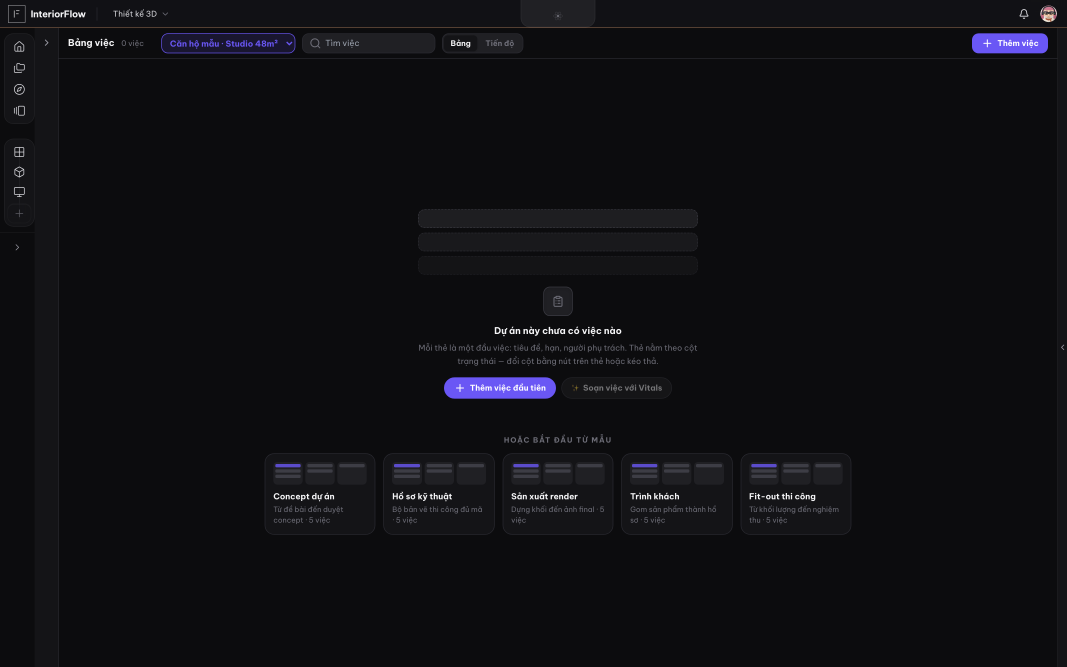
#> input picture anh-luot5/01-gantt-HONG.png, 3200 x 2000 px (shown at 1/3 size)
$ python nhuom-anh-the.py ../anh-luot5/01-gantt-HONG.png
#> lines starting #> are read from the running program, lines starting #| are printed output that depends on the picture
#!/usr/bin/env python3
"""
scripts/nhuom-anh-the.py — LỚP LỌC ĐIỆN ẢNH theo ASC CDL, có CHUẨN HOÁ THÍCH ỨNG.

Hoà 29/08: *"search công thức filter ảnh trên mạng, range xác suất chạy dài nhiều trường hợp
sáng tối khác nhau, đảm bảo filter khi áp vào phải đẹp và hợp cho từng trường hợp."*

━━ CÔNG THỨC LẤY TỪ ĐÂU, KHÔNG PHẢI TÔI NGHĨ RA ━━━━━━━━━━━━━━━━━━━━━━━━━━━━━━━━━━━━━━━━━━━━━━
**ASC CDL** (American Society of Cinematographers — Color Decision List) là chuẩn chỉnh màu của
ngành phim, được mọi hệ chỉnh màu chuyên nghiệp nhận. Đúng một dòng cho mỗi kênh R/G/B:

        ra = (slope × vào + offset) ^ power

  · slope  = gain, kéo VÙNG SÁNG
  · offset = lift, nâng VÙNG TỐI
  · power  = gamma, uốn VÙNG GIỮA
rồi một bước bão hoà chung, dùng trọng số sáng Rec.709: `0.2126·R + 0.7152·G + 0.0722·B`.
Ba tham số × ba kênh + một bão hoà = 10 số, và đó là toàn bộ ngôn ngữ chỉnh màu điện ảnh.
Nguồn: pomfort.com/article/an-in-depth-look-at-asc-cdl-based-color-controls · docs.red.com CDL.

━━ VÌ SAO PHẢI CHUẨN HOÁ TRƯỚC KHI NHUỘM ━━━━━━━━━━━━━━━━━━━━━━━━━━━━━━━━━━━━━━━━━━━━━━━━━━━━━
Đây là chỗ bản trước của tôi sai, và là đúng điều Hoà bắt: **một bộ số cố định không thể hợp
cho mọi ảnh.** Đo trên 24 ảnh thật: độ sáng trung bình trải từ **64 đến 170**, tương phản từ
**41 đến 102**. Áp cùng một grade lên cả dải đó thì ảnh vốn tối thành đen kịt, ảnh vốn sáng
thành bệt trắng — nhuộm chỉ ĐẨY, nó không biết ảnh đang đứng ở đâu.

Cách của phòng tối thật là hai bước, và thứ tự không đảo được:
  ① **CHUẨN HOÁ** (thích ứng — mỗi ảnh một bộ số): tìm điểm đen và điểm trắng THẬT của ảnh
     bằng phân vị 0,5% / 99,5% rồi kéo về cùng một mốc. Dùng phân vị chứ không dùng min/max vì
     một điểm nhiễu duy nhất cũng đủ làm hỏng min/max. Sau bước này mọi ảnh đứng cùng vạch.
  ② **NHUỘM** (cố định — mọi ảnh một bộ số): giờ mới áp CDL sáng tạo được, vì "kéo vùng tối
     ngả xanh" nay có nghĩa như nhau trên mọi tấm.

━━ MƯỜI SỐ SÁNG TẠO, mỗi số một lý do ━━━━━━━━━━━━━━━━━━━━━━━━━━━━━━━━━━━━━━━━━━━━━━━━━━━━━━━━
Tông chọn là **lạnh-ở-bóng / ấm-ở-sáng** — cách phân loại màu phổ biến nhất của phim, vì mắt
người đọc hai đầu dải ngả ngược chiều nhau thành CHIỀU SÂU. Kéo cùng chiều là ra ảnh ố.
  · offset  R −0.014 · G −0.004 · B +0.020  → bóng ngả xanh mực (khớp token nền `--bg`)
  · slope   R  1.030 · G  1.008 · B  0.966  → sáng ngả kem (khớp token chữ `--t1`)
  · power   1.04 cả ba kênh                 → hạ nhẹ vùng giữa, giữ điểm đen
  · bão hoà 0.72                            → đủ để ảnh 6 nguồn khác nhau đứng cạnh nhau

━━ CHẠY ━━━━━━━━━━━━━━━━━━━━━━━━━━━━━━━━━━━━━━━━━━━━━━━━━━━━━━━━━━━━━━━━━━━━━━━━━━━━━━━━━━━━━━
    python3 scripts/nhuom-anh-the.py <vào.jpg> <ra.jpg> [--rong 900]
    python3 scripts/nhuom-anh-the.py --thu  <vào.jpg>      # ảnh trước/sau để soi mắt
    python3 scripts/nhuom-anh-the.py --quet <thư mục>      # CHẠY DẢI: chứng minh nó hợp mọi ca
"""
import sys, os

try:
    import numpy as np
    from PIL import Image
except ImportError:
    print("Cần Pillow và numpy: python3 -m pip install Pillow numpy", file=sys.stderr)
    sys.exit(2)

# ── ① chuẩn hoá thích ứng ──────────────────────────────────────────────────────────────────
PHAN_VI = (0.5, 99.5)      # điểm đen / điểm trắng, bỏ 0,5% đuôi mỗi bên
MOC_DEN, MOC_TRANG = 0.030, 0.955   # kéo về đây; chừa 3% để không có điểm đen tuyệt đối
KEO_TOI_DA = 2.6           # trần hệ số kéo — ảnh mù sương thật thì đừng ép thành tương phản giả
# 🔴 THÊM SAU LẦN CHẠY DẢI ĐẦU. Chuẩn hoá điểm đen/trắng KHÔNG đủ: nó neo hai ĐẦU dải, còn
# VÙNG GIỮA vẫn ở đâu tuỳ ảnh. Đo được: độ trải độ sáng 27,5 → **29,0** — rộng ra chứ không
# hẹp lại. Một tấm toàn trời vẫn sáng, một tấm toàn bóng đổ vẫn tối, dù hai đầu đã khớp.
# ⇒ Thêm nhịp khớp vùng giữa bằng gamma thích ứng: chọn g sao cho độ sáng trung bình rơi về
# MOC_GIUA. Đây là "khớp phơi sáng" của phòng tối, không phải mẹo.
# Kẹp g trong [0.72, 1.40]: quá tay thì ảnh đêm bị kéo thành ảnh ngày — sai sự thật của tấm ảnh,
# và đó là ranh giới giữa CHỈNH MÀU và BỊA.
MOC_GIUA = 0.455
GAMMA_KEP = (0.72, 1.40)

# ── ② CDL sáng tạo, cố định ────────────────────────────────────────────────────────────────
SLOPE = np.array([1.030, 1.008, 0.966])
OFFSET = np.array([-0.014, -0.004, 0.020])
POWER = np.array([1.04, 1.04, 1.04])
BAO_HOA = 0.72
LUMA_709 = np.array([0.2126, 0.7152, 0.0722])
HAT = 0.016   # hạt phim, độ lệch chuẩn theo thang 0–1


def chuan_hoa(x: "np.ndarray") -> "np.ndarray":
    """Kéo điểm đen/trắng THẬT của ảnh về cùng một mốc. Bước duy nhất khác nhau giữa các ảnh."""
    l = x @ LUMA_709
    den, trang = np.percentile(l, PHAN_VI[0]), np.percentile(l, PHAN_VI[1])
    if trang - den < 1e-4:
        return x
    keo = min(KEO_TOI_DA, (MOC_TRANG - MOC_DEN) / (trang - den))
    y = np.clip((x - den) * keo + MOC_DEN, 0, 1)

    # khớp vùng giữa — gamma thích ứng đưa độ sáng trung bình về cùng một mốc
    m = float((y @ LUMA_709).mean())
    if 0.02 < m < 0.98:
        g = float(np.clip(np.log(MOC_GIUA) / np.log(m), *GAMMA_KEP))
        y = np.clip(y, 0, 1) ** g
    return y


def cdl(x: "np.ndarray") -> "np.ndarray":
    """ASC CDL: ra = (slope·vào + offset)^power, rồi bão hoà theo trọng số Rec.709."""
    y = np.clip(x * SLOPE + OFFSET, 0, 1) ** POWER
    l = (y @ LUMA_709)[..., None]
    return np.clip(l + BAO_HOA * (y - l), 0, 1)


def nhuom(im: "Image.Image", hat: bool = True) -> "Image.Image":
    x = np.asarray(im.convert("RGB"), dtype=np.float32) / 255.0
    y = cdl(chuan_hoa(x))
    if hat and HAT:
        rng = np.random.default_rng(7)   # TẤT ĐỊNH: cùng ảnh vào luôn cho cùng ảnh ra
        y = np.clip(y + rng.normal(0, HAT, y.shape[:2])[..., None], 0, 1)
    return Image.fromarray((y * 255 + 0.5).astype(np.uint8))


def cat_dai(im: "Image.Image", rong: int) -> "Image.Image":
    """Cắt đúng dải 2:1 mà thẻ hiện — CÙNG công thức với `soi-anh-the.py`, đừng để hai bên lệch."""
    w, h = im.size
    can = w / 2
    if can <= h:
        top = max(0, int((h - can) * 0.38))
        im = im.crop((0, top, w, top + int(can)))
    else:
        cw = h * 2
        im = im.crop(((w - cw) // 2, 0, (w - cw) // 2 + int(cw), h))
    return im.resize((rong, rong // 2), Image.LANCZOS)


def so_do(im: "Image.Image"):
    l = (np.asarray(im.convert("RGB"), dtype=np.float32) / 255.0) @ LUMA_709
    return l.mean() * 255, l.std() * 255


def quet(thu_muc: str) -> int:
    """CHẠY DẢI — bằng chứng bộ lọc hợp cho MỌI ca sáng/tối, không chỉ cho tấm tôi đem đi khoe."""
    tep = sorted(f for f in os.listdir(thu_muc) if f.lower().endswith((".jpg", ".jpeg", ".png")))
    truoc, sau = [], []
    print(f"\nCHẠY DẢI — {len(tep)} ảnh")
    print("─" * 74)
    print(f"{'tệp':<12}{'sáng trước':>12}{'sáng sau':>10}{'t.phản trước':>14}{'t.phản sau':>12}")
    for f in tep:
        a = cat_dai(Image.open(os.path.join(thu_muc, f)), 600)
        b = nhuom(a, hat=False)
        m0, s0 = so_do(a)
        m1, s1 = so_do(b)
        truoc.append((m0, s0))
        sau.append((m1, s1))
        print(f"{f:<12}{m0:>12.0f}{m1:>10.0f}{s0:>14.0f}{s1:>12.0f}")
    t = np.array(truoc)
    s = np.array(sau)
    print("─" * 74)
    print(f"{'DẢI SÁNG':<12}{t[:,0].min():>6.0f}–{t[:,0].max():<5.0f}{s[:,0].min():>6.0f}–{s[:,0].max():<4.0f}"
          f"{t[:,1].min():>10.0f}–{t[:,1].max():<5.0f}{s[:,1].min():>8.0f}–{s[:,1].max():<4.0f}")
    print(f"{'ĐỘ TRẢI':<12}{t[:,0].std():>12.1f}{s[:,0].std():>10.1f}{t[:,1].std():>14.1f}{s[:,1].std():>12.1f}")
    co = s[:, 0].std() < t[:, 0].std() and s[:, 1].std() < t[:, 1].std()
    trong_dai = ((s[:, 0] > 55) & (s[:, 0] < 190) & (s[:, 1] > 30)).all()
    print()
    print(f"  {'✅' if co else '🔴'} độ trải THU HẸP sau khi nhuộm — mọi ảnh về gần một tông")
    print(f"  {'✅' if trong_dai else '🔴'} mọi ảnh nằm trong dải đọc được (sáng 55–190, tương phản >30)")
    print("\nĐây là bằng chứng bộ lọc hợp cho CẢ DẢI, không chỉ cho tấm đem đi khoe.\n")
    return 0 if (co and trong_dai) else 1


def main() -> int:
    a = sys.argv[1:]
    if not a:
        print(__doc__)
        return 2
    if a[0] == "--quet":
        return quet(a[1])
    if a[0] == "--thu":
        t = cat_dai(Image.open(a[1]), 900)
        bp = Image.new("RGB", (900, 902), (12, 12, 14))
        bp.paste(t, (0, 0))
        bp.paste(nhuom(t), (0, 452))
        ra = os.path.splitext(a[1])[0] + "-truoc-sau.jpg"
        bp.save(ra, quality=88)
        print(f"trước/sau → {ra}")
        return 0
    rong = int(a[a.index("--rong") + 1]) if "--rong" in a else 900
    nhuom(cat_dai(Image.open(a[0]), rong)).save(a[1], quality=82, optimize=True)
#> in cat_dai, `w, h = im.size`: w = 3200; h = 2000
#> in cat_dai, `can = w / 2`: can = 1600
#> in cat_dai, `top = max(0, int((h - can) * 0.38))`: top = 152
#> in cat_dai, `im = im.crop((0, top, w, top + int(can)))`:
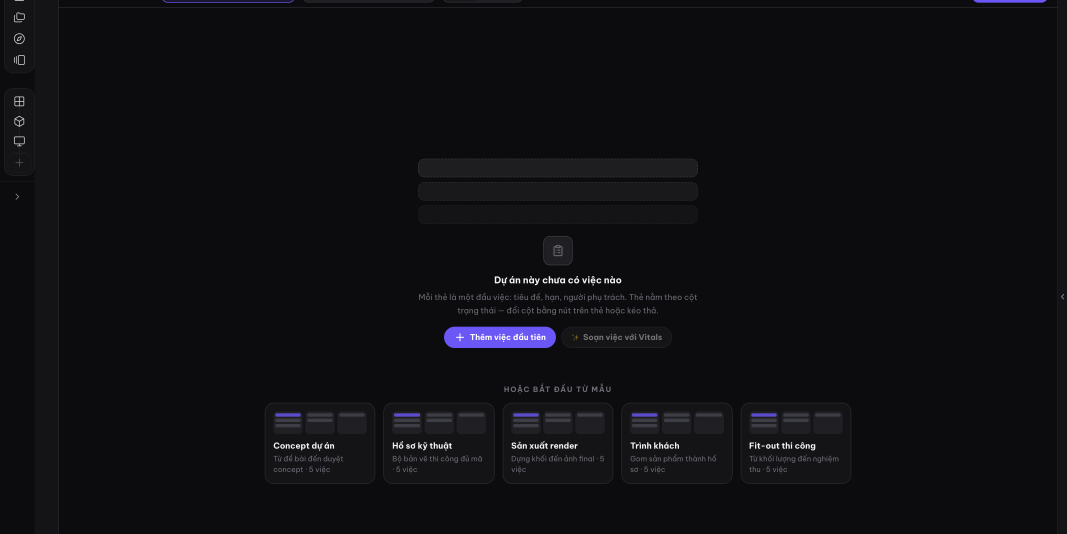
#> im: PIL image 3200x1600 RGB (shown at 1/3 size); mean R, G, B 15.2, 15.1, 18.1
#> in cat_dai, `return im.resize((rong, rong // 2), Image.LANCZOS)`:
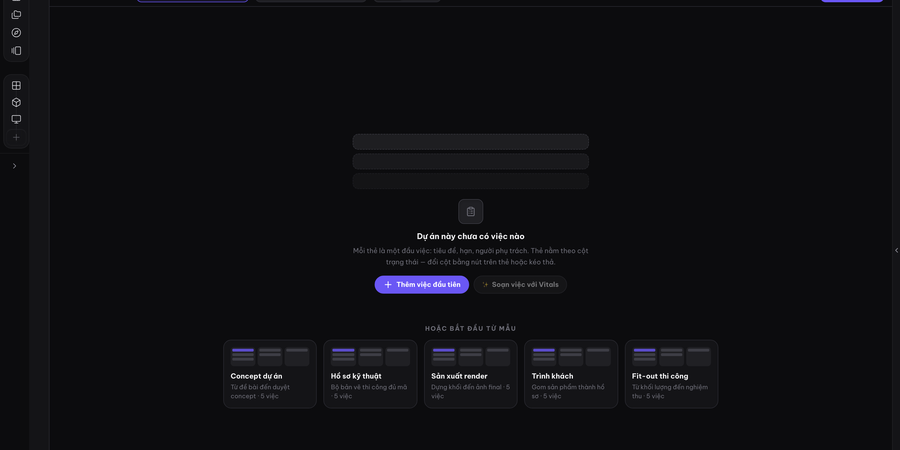
#> returned value: PIL image 900x450 RGB; mean R, G, B 15.2, 15.1, 18.1
#> in chuan_hoa, `den, trang = np.percentile(l, PHAN_VI[0]), np.percentile(l, PHAN_VI[1])`: den = 0.0395; trang = 0.402
#> in chuan_hoa, `keo = min(KEO_TOI_DA, (MOC_TRANG - MOC_DEN) / (trang - den))`: keo = 2.55
#> in chuan_hoa, `y = np.clip((x - den) * keo + MOC_DEN, 0, 1)`:
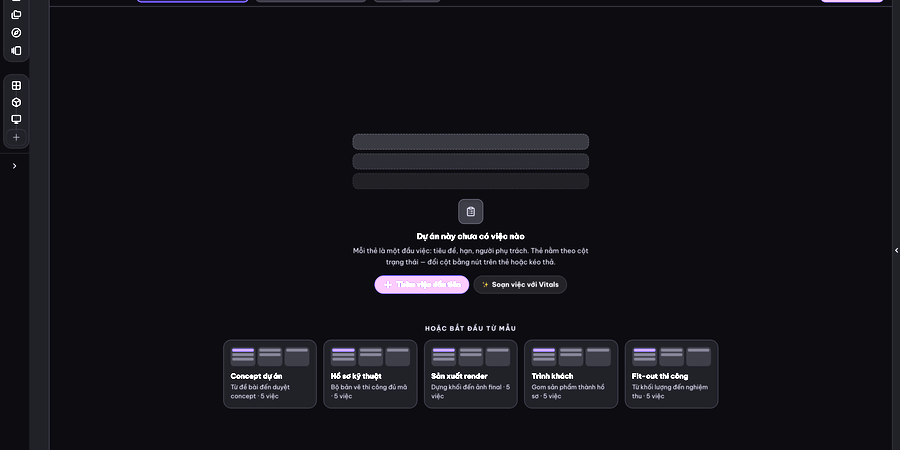
#> y: shape (450, 900, 3) float32; mean R, G, B 0.0791, 0.0782, 0.102
#> in chuan_hoa, `m = float((y @ LUMA_709).mean())`: m = 0.0804
#> in chuan_hoa, `g = float(np.clip(np.log(MOC_GIUA) / np.log(m), *GAMMA_KEP))`: g = 0.72
#> in chuan_hoa, `y = np.clip(y, 0, 1) ** g`:
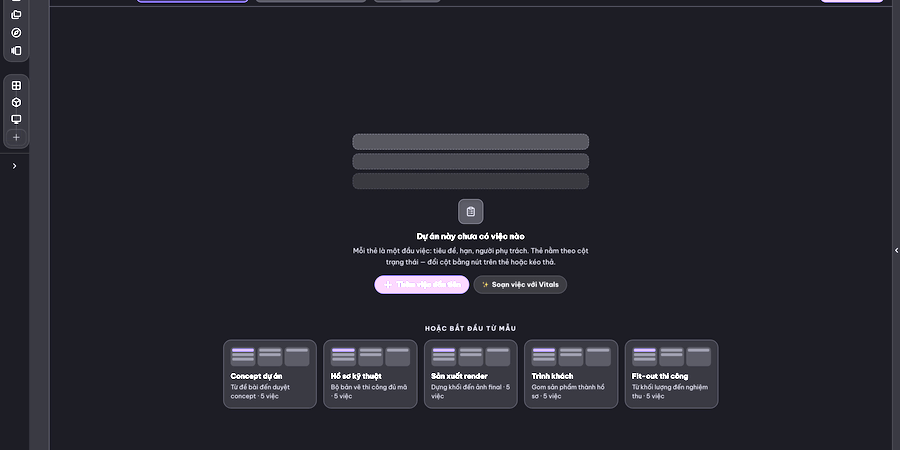
#> y: shape (450, 900, 3) float32; mean R, G, B 0.15, 0.149, 0.183
    print(f"{a[1]}  {os.path.getsize(a[1])//1024} KB")
    return 0


if __name__ == "__main__":
#> (the run stopped early here; a loop or call above may not have finished)
